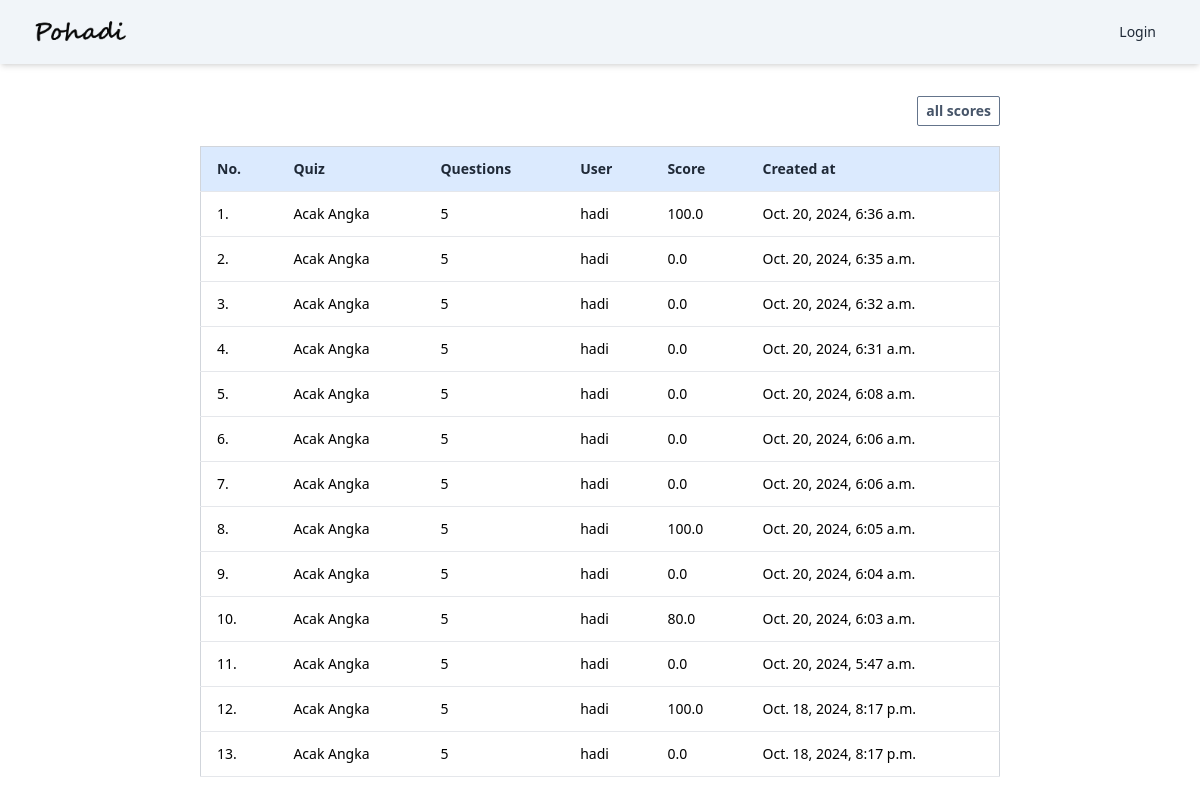
Page /quiz/scores_all/ on the earlier database version.
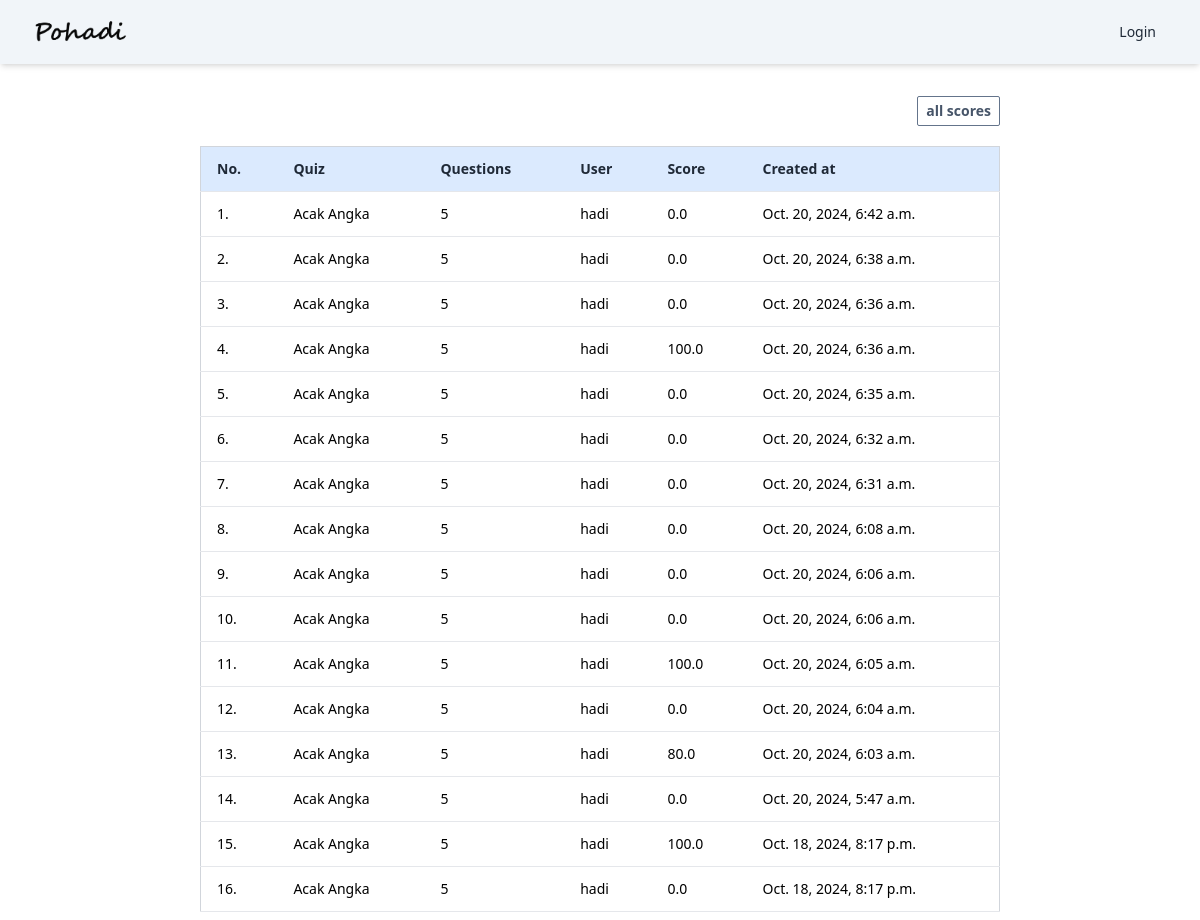
Same page on the later database version.
### quiz/models.py (models this page shows, shortened)
class Result(models.Model):
  quiz = models.ForeignKey(Quiz, on_delete=models.CASCADE)
  user = models.ForeignKey(User, on_delete=models.CASCADE)
  score = models.FloatField()
  created = models.DateTimeField(auto_now_add=True)

class Quiz(models.Model):
  name = models.CharField(max_length=120)
  topic = models.CharField(max_length=120)
  number_of_questions = models.IntegerField()
  time = models.IntegerField(help_text="time in second")
  required_score_to_pass = models.IntegerField()
  class Meta:
    verbose_name_plural = "Quizzes"

### quiz/views.py (the view)
# urls.py: path('scores_all/', views.result_quiz_all, name='result_quiz_all'),
def result_quiz_all(request):
    all_results = Result.objects.all().order_by('-id')
    return render(request, 'quiz/all_quiz_results.html', {'all_results': all_results})

### templates/quiz/all_quiz_results.html (shortened to what this page needs)
{% extends "base.html" %}
{% block content %}
<div class="overflow-auto p-2  flex justify-center mt-6">
  <div class="w-full  md:w-[800px]">
      <div class="md:flex md:justify-end mb-5">
          <a  href="{% url "all_scores" %}">
              <div
                  class="text-slate-600 text-center text-sm font-semibold py-2 md:py-1 px-2 border border-slate-500  rounded-sm  hover:bg-slate-800 hover:text-white">
                  all scores
              </div>
          </a>
      </div>
      <table class=" bg-white border w-full border-gray-300 text-sm">
          <thead>
              <tr class="bg-blue-100 border-b">
                  <th class="text-left py-3 px-4 font-semibold text-sm text-gray-800">No.</th>
                  <th class="text-left py-3 px-4 font-semibold text-sm text-gray-800">Quiz</th>
                  <th class="text-left py-3 px-4 font-semibold text-sm text-gray-800">Questions</th>
                  <th class="text-left py-3 px-4 font-semibold text-sm text-gray-800">User</th>
                  <th class="text-left py-3 px-4 font-semibold text-sm text-gray-800">Score</th>
                  <th class="text-left py-3 px-4 font-semibold text-sm text-gray-800">Created at</th>
              </tr>
          </thead>
          <tbody>
             {% for result in all_results %}
              <tr class="hover:bg-green-50">
                  <td class="py-3 px-4 border-b">{{ forloop.counter }}.</td>
                  <td class="py-3 px-4 border-b">{{result.quiz.name}}</td>
                  <td class="py-3 px-4  border-b">{{result.quiz.number_of_questions}}</td>
                  <td class="py-3 px-4 border-b">{{result.user.username}}</td>
                  <td class="py-3 px-4 border-b">{{result.score}}</td>
                  <td class="py-3 px-4 border-b">{{ result.created }} </td>
                </tr>
                {% endfor %}
          </tbody>
      </table>
  </div>
</div>
{% endblock content %}

Differences in the rows shown:
added Result: quiz.name "Acak Angka", quiz.number_of_questions "5", user.username "hadi", score "0.0", created "Oct. 20, 2024, 6:42 a.m."
added Result: quiz.name "Acak Angka", quiz.number_of_questions "5", user.username "hadi", score "0.0", created "Oct. 20, 2024, 6:38 a.m."
added Result: quiz.name "Acak Angka", quiz.number_of_questions "5", user.username "hadi", score "0.0", created "Oct. 20, 2024, 6:36 a.m."
